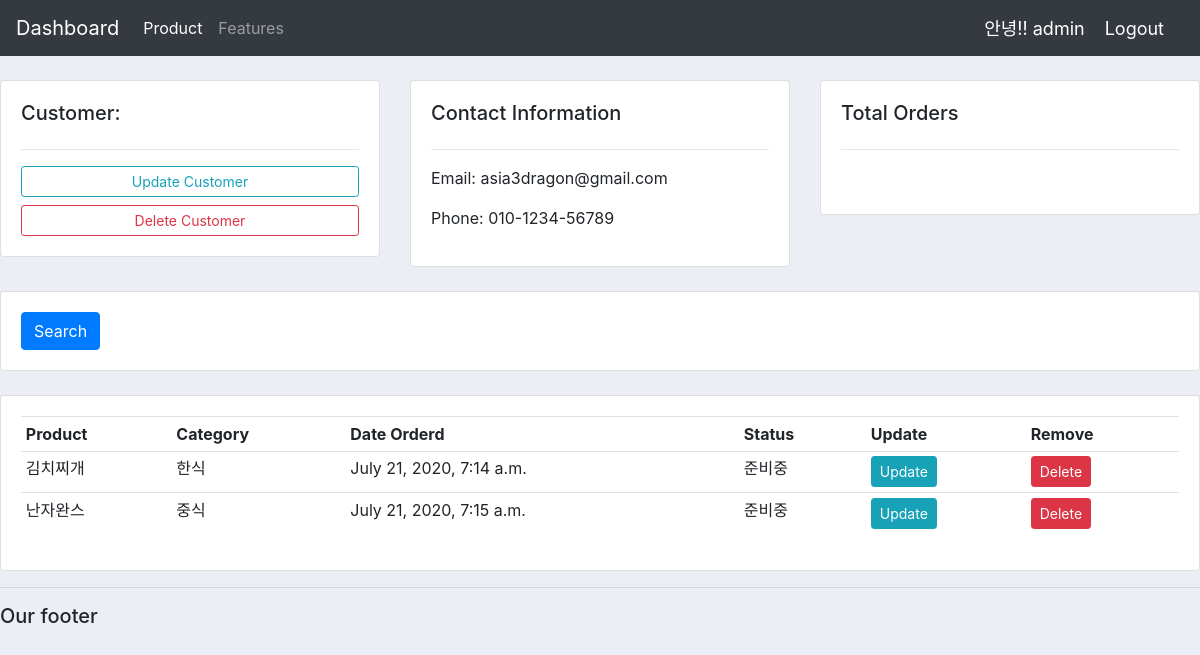
The page /customer/2/ (signed in) on the database its author committed.
### accounts/models.py (models this page shows, shortened)
class Customer(models.Model):
    name = models.CharField(max_length=200, null=True)
    phone = models.CharField(max_length=200, null=True)
    email = models.CharField(max_length=200, null=True)
    date_created = models.DateTimeField(auto_created=True, null=True)

class Order(models.Model):
    STATUS = (
        ('준비중','준비중'),
        ('배달중', '배달중'),
        ('배달완료','배달완료'),
    )
    customer = models.ForeignKey(Customer, null=True, on_delete= models.SET_NULL)
    product = models.ForeignKey(Product, null=True, on_delete= models.SET_NULL)
    date_created = models.DateTimeField(auto_now_add=True, null=True)
    status = models.CharField(max_length=200, null=True, choices=STATUS)

class Product(models.Model):
    CATEGORY = (
        ('한식','한식'),
        ('중식','중식'),
        ('일식','일식'),
        )
    menu = models.CharField(max_length=200, null=True)
    price = models.FloatField(null=True)
    category = models.CharField(max_length=200, null=True, choices=CATEGORY)
    descrption = models.CharField(max_length=200, null=True, blank=True)
    date_created = models.DateTimeField(auto_now_add=True, null=True)
    def __str__(self):
        return self.menu

### accounts/views.py (the view)
# urls.py: path('customer/<str:pk_test>/', views.customer,name="customer"),
@login_required(login_url='login')
def customer(request, pk_test):
    customer = Customer.objects.get(id=pk_test)
    orders = customer.order_set.all()
    order_count = orders.count()
    context = {'customer':customer, 'orders':orders, 'order_count':order_count}
    return render(request, 'accounts/customer.html',context)

### accounts/templates/accounts/customer.html
{% extends 'accounts/main.html' %}
{% block content %}
<br>
<div class="row">
	<div class="col-md">
		<div class="card card-body">
			<h5>Customer:</h5>
			<hr>
			<a class="btn btn-outline-info  btn-sm btn-block" href="">Update Customer</a>
			<a class="btn btn-outline-danger  btn-sm btn-block" href="">Delete Customer</a>
		</div>
	</div>
	<div class="col-md">
		<div class="card card-body">
			<h5>Contact Information</h5>
			<hr>
			<p>Email: {{customer.email}}</p>
			<p>Phone: {{customer.phone}}</p>
		</div>
	</div>
	<div class="col-md">
		<div class="card card-body">
			<h5>Total Orders</h5>
			<hr>
			<h1 style="text-align: center;padding: 10px"></h1>
		</div>
	</div>
</div>
<br>
<div class="row">
	<div class="col">
		<div class="card card-body">
			<form method="get">
		    <button class="btn btn-primary" type="submit">Search</button>
		  </form>
		</div>
	</div>
</div>
<br>
<div class="row">
	<div class="col-md">
		<div class="card card-body">
			<table class="table table-sm">
				<tr>
					<th>Product</th>
					<th>Category</th>
					<th>Date Orderd</th>
					<th>Status</th>
					<th>Update</th>
					<th>Remove</th>
                </tr>
                {% for order in orders %}
				<tr>
					<td>{{order.product}}</td>
					<td>{{order.product.category}}</td>
					<td>{{order.date_created}}</td>
					<td>{{order.status}}</td>
					<td><a class="btn btn-sm btn-info" href="">Update</a></td>
					<td><a class="btn btn-sm btn-danger"href="">Delete</a></td>
				</tr>
				{% endfor %}
			</table>
		</div>
	</div>
</div>
{% endblock %}

### accounts/templates/accounts/navbar.html (shortened to what this page needs)
<nav class="navbar navbar-expand-lg navbar-dark bg-dark">
  <a class="navbar-brand" href="#">Dashboard</a>
  <div class="collapse navbar-collapse" id="navbarNav">
    <ul class="navbar-nav">
      <li class="nav-item active">
        <a class="nav-link" href="{% url 'products'%} ">Product<span class="sr-only">(current)</span></a>
      </li>
      <li class="nav-item">
        <a class="nav-link" href="#">Features</a>
      </li>
    </ul>
  </div>
  <span class="hello-msg">안녕!! {{request.user}}</span>
  <span ><a  class="hello-msg" href="{% url 'logout' %}">Logout</a></span>
</nav>

### accounts/templates/accounts/main.html (style rules this page uses)
body { background-color: #ebeff5; }

### accounts/templates/accounts/navbar.html (style rules this page uses)
.hello-msg { font-size: 18px; color : #fff; margin-right: 20px; }

### rows shown on the page
Customer: email "asia3dragon@gmail.com", phone "010-1234-56789"
Order: product "김치찌개", product.category "한식", date_created "July 21, 2020, 7:14 a.m.", status "준비중"
Order: product "난자완스", product.category "중식", date_created "July 21, 2020, 7:15 a.m.", status "준비중"

### other values the page prints
{{ request.user }} "admin"
